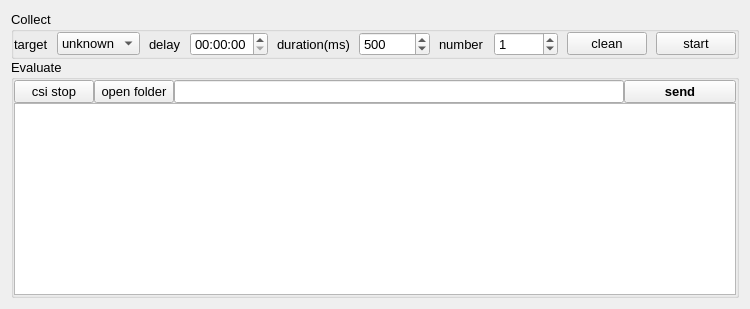
          <widget class="QWidget" name="layoutWidget">
           <layout class="QVBoxLayout" name="verticalLayout_14" stretch="1,32">
            <property name="spacing">
             <number>0</number>
            </property>
            <item>
             <widget class="QGroupBox" name="groupBox_18">
              <property name="font">
               <font>
                <pointsize>10</pointsize>
                <weight>50</weight>
                <bold>false</bold>
                <stylestrategy>PreferAntialias</stylestrategy>
               </font>
              </property>
              <property name="title">
               <string>Collect</string>
              </property>
              <layout class="QVBoxLayout" name="verticalLayout_3">
               <property name="spacing">
                <number>0</number>
               </property>
               <property name="leftMargin">
                <number>0</number>
               </property>
               <property name="topMargin">
                <number>0</number>
               </property>
               <property name="rightMargin">
                <number>0</number>
               </property>
               <property name="bottomMargin">
                <number>0</number>
               </property>
               <item>
                <layout class="QHBoxLayout" name="horizontalLayout_9" stretch="1,3,1,3,1,3,1,3,1,3">
                 <property name="spacing">
                  <number>9</number>
                 </property>
                 <item>
                  <widget class="QLabel" name="label_target_4">
                   <property name="text">
                    <string>target</string>
                   </property>
                  </widget>
                 </item>
                 <item>
                  <widget class="QComboBox" name="comboBox_collect_target">
                   <item>
                    <property name="text">
                     <string>unknown</string>
                    </property>
                   </item>
                   <item>
                    <property name="text">
                     <string>train</string>
                    </property>
                   </item>
                   <item>
                    <property name="text">
                     <string>none</string>
                    </property>
                   </item>
                   <item>
                    <property name="text">
                     <string>someone</string>
                    </property>
                   </item>
                   <item>
                    <property name="text">
                     <string>static</string>
                    </property>
                   </item>
                   <item>
                    <property name="text">
                     <string>move</string>
                    </property>
                   </item>
                   <item>
                    <property name="text">
                     <string>front</string>
                    </property>
                   </item>
                   <item>
                    <property name="text">
                     <string>after</string>
                    </property>
                   </item>
                   <item>
                    <property name="text">
                     <string>left</string>
                    </property>
                   </item>
                   <item>
                    <property name="text">
                     <string>right</string>
                    </property>
                   </item>
                   <item>
                    <property name="text">
                     <string>go</string>
                    </property>
                   </item>
                   <item>
                    <property name="text">
                     <string>jump</string>
                    </property>
                   </item>
                   <item>
                    <property name="text">
                     <string>sit down</string>
                    </property>
                   </item>
                   <item>
                    <property name="text">
                     <string>stand up</string>
                    </property>
                   </item>
                   <item>
                    <property name="text">
                     <string>climb up</string>
                    </property>
                   </item>
                   <item>
                    <property name="text">
                     <string>wave</string>
                    </property>
                   </item>
                   <item>
                    <property name="text">
                     <string>applause</string>
                    </property>
                   </item>
                  </widget>
                 </item>
                 <item>
                  <widget class="QLabel" name="label_delay">
                   <property name="text">
                    <string>delay</string>
                   </property>
                  </widget>
                 </item>
                 <item>
                  <widget class="QTimeEdit" name="timeEdit_collect_delay">
                   <property name="maximumDateTime">
                    <datetime>
                     <hour>23</hour>
                     <minute>59</minute>
                     <second>59</second>
                     <year>2000</year>
                     <month>1</month>
                     <day>1</day>
                    </datetime>
                   </property>
                   <property name="currentSection">
                    <enum>QDateTimeEdit::MinuteSection</enum>
                   </property>
                   <property name="displayFormat">
                    <string>HH:mm:ss</string>
                   </property>
                   <property name="currentSectionIndex">
                    <number>1</number>
                   </property>
                   <property name="time">
                    <time>
                     <hour>0</hour>
                     <minute>0</minute>
                     <second>0</second>
                    </time>
                   </property>
                  </widget>
                 </item>
                 <item>
                  <widget class="QLabel" name="label_duration">
                   <property name="text">
                    <string>duration(ms)</string>
                   </property>
                  </widget>
                 </item>
                 <item>
                  <widget class="QSpinBox" name="spinBox_collect_duration">
                   <property name="minimum">
                    <number>50</number>
                   </property>
                   <property name="maximum">
                    <number>100000000</number>
                   </property>
                   <property name="singleStep">
                    <number>10</number>
                   </property>
                   <property name="value">
                    <number>500</number>
                   </property>
                   <property name="displayIntegerBase">
                    <number>10</number>
                   </property>
                  </widget>
                 </item>
                 <item>
                  <widget class="QLabel" name="label_number">
                   <property name="text">
                    <string>number</string>
                   </property>
                  </widget>
                 </item>
                 <item>
                  <widget class="QSpinBox" name="spinBox_collect_number">
                   <property name="minimum">
                    <number>0</number>
                   </property>
                   <property name="maximum">
                    <number>10000</number>
                   </property>
                   <property name="value">
                    <number>1</number>
                   </property>
                  </widget>
                 </item>
                 <item>
                  <widget class="QPushButton" name="pushButton_collect_clean">
                   <property name="font">
                    <font>
                     <pointsize>10</pointsize>
                     <weight>50</weight>
                     <bold>false</bold>
                     <stylestrategy>PreferAntialias</stylestrategy>
                    </font>
                   </property>
                   <property name="text">
                    <string>clean</string>
                   </property>
                  </widget>
                 </item>
                 <item>
                  <widget class="QPushButton" name="pushButton_collect_start">
                   <property name="font">
                    <font>
                     <pointsize>10</pointsize>
                     <weight>50</weight>
                     <bold>false</bold>
                     <stylestrategy>PreferAntialias</stylestrategy>
                    </font>
                   </property>
                   <property name="text">
                    <string>start</string>
                   </property>
                   <property name="autoDefault">
                    <bool>false</bool>
                   </property>
                   <property name="default">
                    <bool>false</bool>
                   </property>
                  </widget>
                 </item>
                </layout>
               </item>
              </layout>
             </widget>
            </item>
            <item>
             <widget class="QGroupBox" name="groupBox_20">
              <property name="font">
               <font>
                <pointsize>10</pointsize>
                <weight>50</weight>
                <bold>false</bold>
                <stylestrategy>PreferAntialias</stylestrategy>
               </font>
              </property>
              <property name="title">
               <string>Evaluate</string>
              </property>
              <layout class="QVBoxLayout" name="verticalLayout_19" stretch="1,64">
               <property name="spacing">
                <number>0</number>
               </property>
               <property name="leftMargin">
                <number>0</number>
               </property>
               <property name="topMargin">
                <number>0</number>
               </property>
               <property name="rightMargin">
                <number>0</number>
               </property>
               <property name="bottomMargin">
                <number>0</number>
               </property>
               <item>
                <layout class="QHBoxLayout" name="horizontalLayout_7" stretch="1,2,16,4">
                 <item>
                  <widget class="QPushButton" name="pushButton_evaluate_csi_start">
                   <property name="text">
                    <string>csi stop</string>
                   </property>
                  </widget>
                 </item>
                 <item>
                  <widget class="QPushButton" name="pushButton_evaluate_open_folder">
                   <property name="text">
                    <string>open folder</string>
                   </property>
                  </widget>
                 </item>
                 <item>
                  <widget class="QLineEdit" name="lineEdit_evaluate_open_folder"/>
                 </item>
                 <item>
                  <widget class="QPushButton" name="pushButton_evaluate_start">
                   <property name="font">
                    <font>
                     <pointsize>10</pointsize>
                     <weight>75</weight>
                     <bold>true</bold>
                     <stylestrategy>PreferAntialias</stylestrategy>
                    </font>
                   </property>
                   <property name="text">
                    <string>send</string>
                   </property>
                  </widget>
                 </item>
                </layout>
               </item>
               <item>
                <widget class="QWidget" name="QWidget_evaluate_info" native="true">
                 <layout class="QHBoxLayout" name="horizontalLayout" stretch="1">
                  <property name="spacing">
                   <number>0</number>
                  </property>
                  <property name="leftMargin">
                   <number>0</number>
                  </property>
                  <property name="topMargin">
                   <number>0</number>
                  </property>
                  <property name="rightMargin">
                   <number>0</number>
                  </property>
                  <property name="bottomMargin">
                   <number>0</number>
                  </property>
                  <item>
                   <widget class="QTableView" name="tableView_evaluate_statistics">
                    <property name="font">
                     <font>
                      <pointsize>8</pointsize>
                      <weight>50</weight>
                      <bold>false</bold>
                      <stylestrategy>PreferAntialias</stylestrategy>
                     </font>
                    </property>
                    <property name="autoScrollMargin">
                     <number>10</number>
                    </property>
                    <property name="sortingEnabled">
                     <bool>false</bool>
                    </property>
                    <attribute name="horizontalHeaderMinimumSectionSize">
                     <number>12</number>
                    </attribute>
                    <attribute name="verticalHeaderMinimumSectionSize">
                     <number>10</number>
                    </attribute>
                    <attribute name="verticalHeaderDefaultSectionSize">
                     <number>20</number>
                    </attribute>
                    <attribute name="verticalHeaderStretchLastSection">
                     <bool>true</bool>
                    </attribute>
                   </widget>
                  </item>
                 </layout>
                </widget>
               </item>
              </layout>
             </widget>
            </item>
           </layout>
          </widget>
